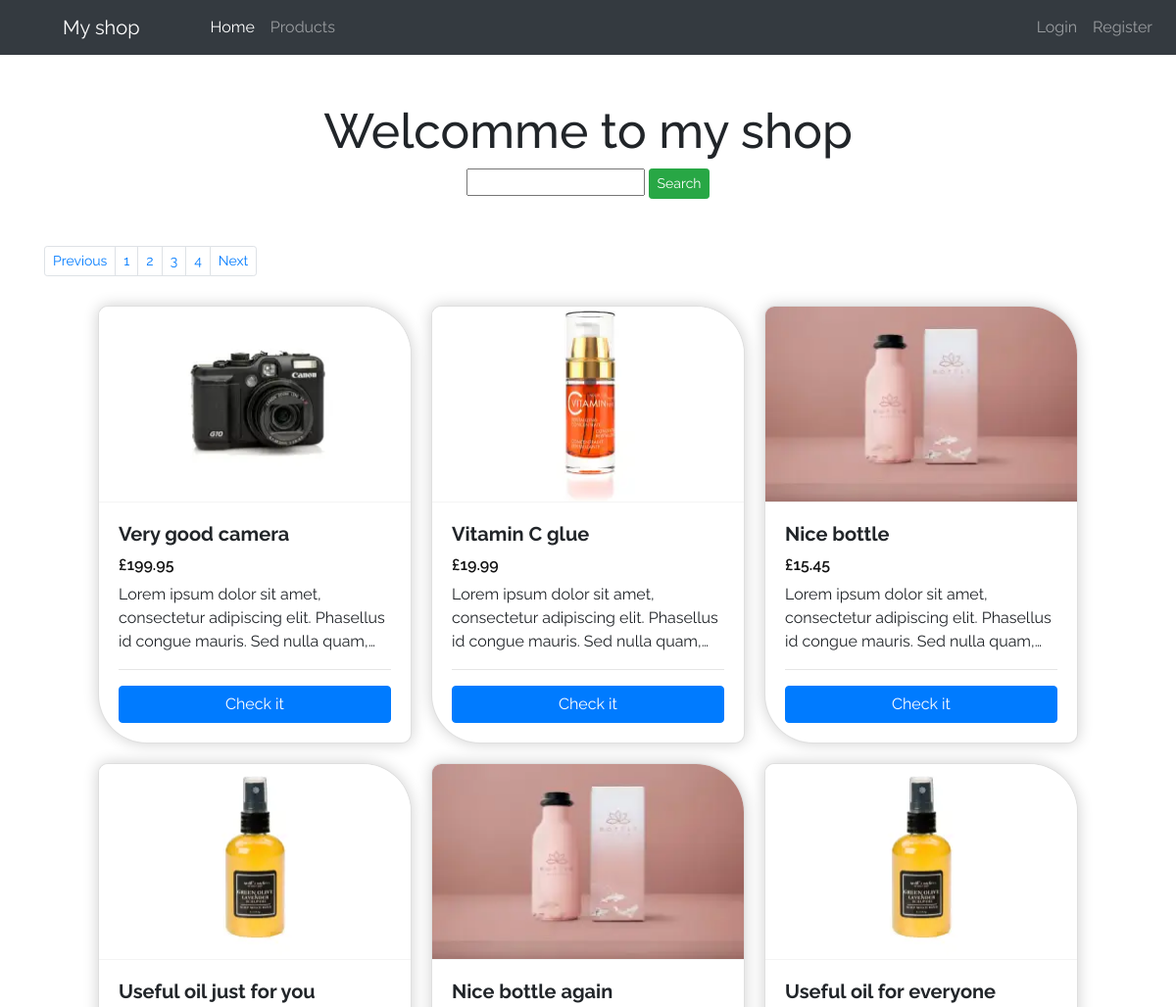
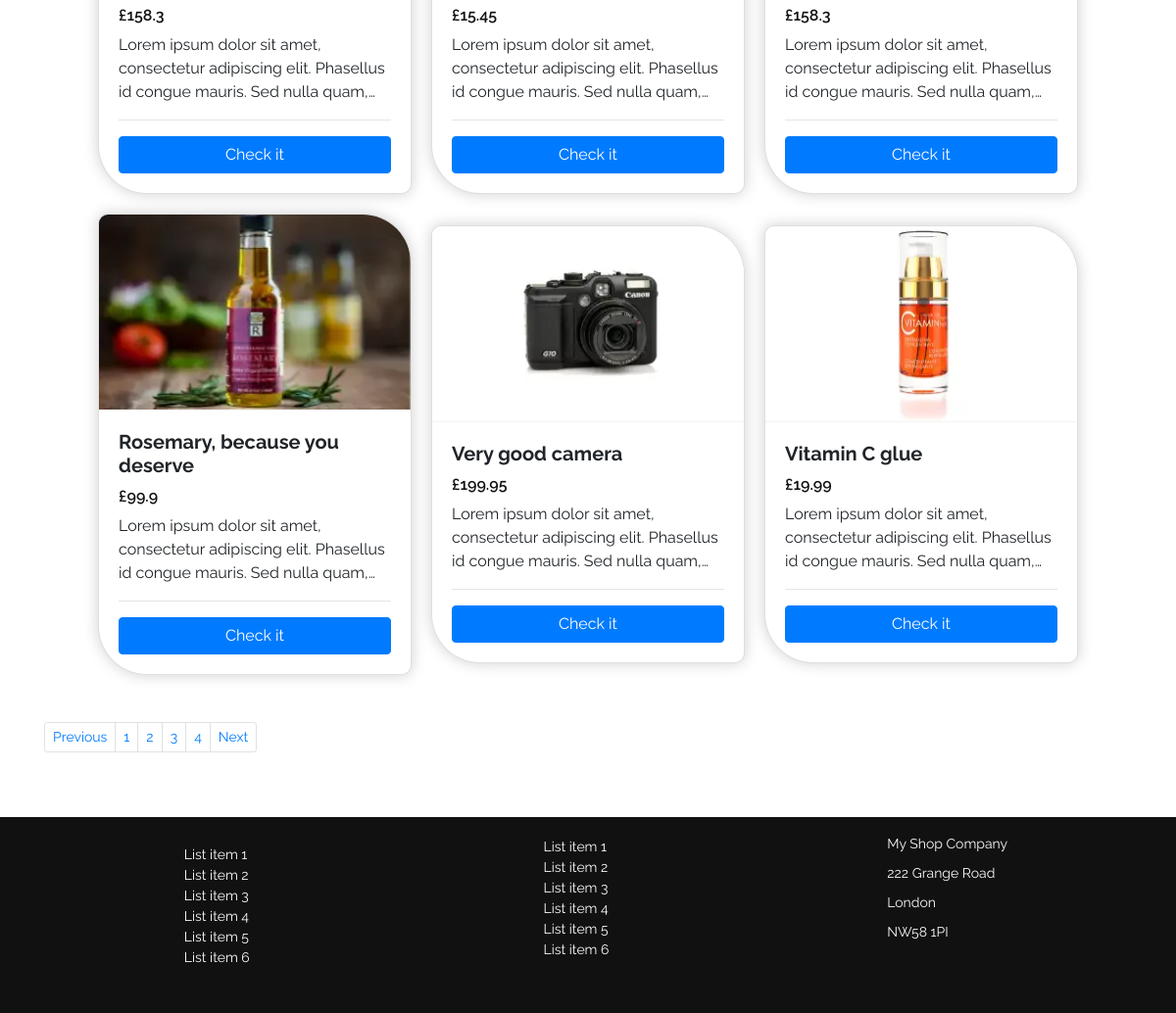
/products.php, run on the app's committed database (2 pictures, top to bottom).
### tables this page shows
CREATE TABLE `products` (
  `id` bigint(20) NOT NULL,
  `productname` varchar(255) NOT NULL,
  `description` longtext NOT NULL,
  `price` float NOT NULL,
  `image` text NOT NULL,
  `thumbImage` text NOT NULL,
  `created_at` datetime NOT NULL
);

### products.php (the view)
<?php include "header.php"; ?>
<?php
    include "backend/database.php";
    if (isset($_GET['pageNunber'])) {
        $pageNunber = $_GET['pageNunber'];
    } else {
        $pageNunber = 1;
    }
    $productsPerPage = 9;
    $offset = ($pageNunber-1) * $productsPerPage;
    $total_pages_sql = "SELECT COUNT(*) FROM products";
    $result = mysqli_query($con, $total_pages_sql);
    $total_rows = mysqli_fetch_array($result)[0];
    $totalPages = ceil($total_rows / $productsPerPage);
    $sql = "SELECT * FROM products LIMIT $offset, $productsPerPage";
    $result = $con->query($sql);
?>
<div class="container">
<h1 class="text-center">Welcomme to my shop</h1>
    <form action="searchCode.php" name="search" id="search"  method="get">
        <div class="searchDiv">
            <input type="text" name="search" id="search">
            <button type="submit" class="btn btn-sm btn-success">Search</button>
        </div>
    </form>
    <nav aria-label="Page navigation">
        <ul class="pagination pagination-sm justify-content-start mt-5">
            <li class="page-item">
            <a class="page-link" href="<?php if($pageNunber <= 1){ echo '#'; } else { echo "?pageNunber=".($pageNunber - 1); } ?>" tabindex="-1">Previous</a>
            </li>
            <?php
                for($i=1; $i <= $totalPages; $i += 1){
                    echo "<li class='page-item'><a class='page-link' href='?pageNunber={$i}'>{$i}</a></li>";
                }
            ?>
            <li class="page-item">
            <a class="page-link" href="<?php if($pageNunber >= $totalPages){ echo '#'; } else { echo "?pageNunber=".($pageNunber + 1); } ?>">Next</a>
            </li>
        </ul>
    </nav>
<div class="cards">
    <?php
        if ($result->num_rows > 0)
        {
            while($row = $result->fetch_assoc())
            {
               echo "<div class='card'>
                    <img class='card-img-top' src='{$row["thumbImage"]}' alt='{$row["productname"]}'>
                    <div class='card-body'>
                        <h5 class='card-title' style='font-weight: 700;'>{$row["productname"]}</h5>
                        <div class='price'>£{$row["price"]}</div>
                    <p class='card-text cardDescription'>{$row["description"]}</p>
                    <hr>
                        <form action='showproduct.php'  method='get'>
                            <input type='hidden' name='prodID' value='{$row["id"]}'>
                            <button type='submit' class='btn btn-primary w-100'>Check it</button>
                        </form>
                    </div>
                    </div>";
            }
        }
        else {
            echo "0 results";
        }
    ?>
</div>
<nav aria-label="Page navigation">
        <ul class="pagination pagination-sm justify-content-start mt-5">
            <li class="page-item">
            <a class="page-link" href="<?php if($pageNunber <= 1){ echo '#'; } else { echo "?pageNunber=".($pageNunber - 1); } ?>" tabindex="-1">Previous</a>
            </li>
            <?php
                for($i=1; $i <= $totalPages; $i += 1){
                    echo "<li class='page-item'><a class='page-link' href='?pageNunber={$i}'>{$i}</a></li>";
                }
            ?>
            <li class="page-item">
            <a class="page-link" href="<?php if($pageNunber >= $totalPages){ echo '#'; } else { echo "?pageNunber=".($pageNunber + 1); } ?>">Next</a>
            </li>
        </ul>
    </nav>
<?php include "footer.php"; ?>

### header.php (shortened to what this page needs)
<!DOCTYPE html>
<html lang="en">
<head>
    <link rel="stylesheet" href="https://cdn.jsdelivr.net/npm/bootstrap@4.5.3/dist/css/bootstrap.min.css">
    <link rel="stylesheet" href="css/style.css">
</head>
<body class="d-flex flex-column min-vh-100">
    <header>
        <nav class="navbar w-100 navbar-expand-sm navbar-dark bg-dark mb-5">
            <div class="collapse navbar-collapse" id="navbarDiv">
                <a class="navbar-brand px-5" href="index.php">My shop</a>
                <ul class="navbar-nav w-100 mr-auto mt-2 mt-lg-0">
                    <li class="nav-item active"><a class="nav-link" href="index.php">Home</a></li>
                    <li class="nav-item"><a class="nav-link" href="products.php">Products</a></li>
                    <?php if (isset($_SESSION["username"])){
                        echo "<li class='nav-item listItem dropdown'>";
                            echo "<a class='nav-link dropdown-toggle' href='#' role='button' data-toggle='dropdown' aria-haspopup='true' aria-expanded='false'>Hello " . $_SESSION["username"] . "!</a>";
                            echo "<div class='dropdown-menu' aria-labelledby='navbarDropdown'>";
                            echo "<a class='dropdown-item' href='user.php'>Profile</a>";
                            echo "<a class='dropdown-item' href='usercart.php'>Cart</a>";
                            echo "</div>";
                            echo "</li>";
                            echo "<li class='nav-item'>";
                            echo "<a class='nav-link' href='backend/logout.php'>Logout</a>";
                        }else{
                            echo "<li class='nav-item listItem'>";
                            echo "<a class='nav-link' href='login.php'>Login</a>";
                            echo "</li>";
                            echo "<li class='nav-item'><a class='nav-link' href='register.php'>Register</a></li>";
                        }
                    ?>
                </ul>
            </div>
        </nav>
    </header>
    <section id="content">

### footer.php (shortened to what this page needs)
</div>
    </section>
<footer class="mt-auto">
<div class="container">
    <div class="row d-flex justify-content-around">
        <div class="footerList_02 navbar navbar-dark">
            <ul class="navbar-nav">
                <li class="nav-item"><a href="#">List item 1</a></li>
                <li class="nav-item"><a href="#">List item 2</a></li>
                <li class="nav-item"><a href="#">List item 3</a></li>
                <li class="nav-item"><a href="#">List item 4</a></li>
                <li class="nav-item"><a href="#">List item 5</a></li>
                <li class="nav-item"><a href="#">List item 6</a></li>
            </ul>
        </div>
        <div class="footerList_01">
            <ul class="navbar-nav">
                <li class="nav-item"><a href="#">List item 1</a></li>
                <li class="nav-item"><a href="#">List item 2</a></li>
                <li class="nav-item"><a href="#">List item 3</a></li>
                <li class="nav-item"><a href="#">List item 4</a></li>
                <li class="nav-item"><a href="#">List item 5</a></li>
                <li class="nav-item"><a href="#">List item 6</a></li>
            </ul>
        </div>
        <div class="footerAddress">
            <p>My Shop Company</p>
            <p>222 Grange Road</p>
            <p>London</p>
            <p>NW58 1PI</p>
        </div>
    </div>
</div>
</footer>
</body>
</html>

### css/style.css (style rules this page uses)
:root { --font-h1: clamp(1.2rem, 4vw + .1rem, 3.5rem); --font-h2: clamp(1rem, 3vw + .1rem, 2.5rem); --font-p: clamp(.5rem, 1vw + .1rem, 1.5rem); --font-p-big: clamp(1rem, 1vw + .1rem, 1.5rem); }
* { padding: 0; margin: 0; box-sizing: border-box; }
body { font-family: 'Raleway', sans-serif; position: relative; }
h1 { font-size: var(--font-h1); }
a { color: #101010; text-decoration: none; }
.btn { white-space: nowrap; }
.searchDiv { width: fit-content; margin: 0 auto; }
#content { width: 100%; min-height: 60svh; margin-bottom: 50px; }
.listItem { margin-left: auto; }
.cards { display: flex; flex-direction: row; flex-wrap: wrap; justify-content: center; align-items: center; gap: 20px; margin-top: 30px; }
.card { position: relative; width: 20rem; flex-grow: 0; flex-shrink: 0; border-radius: 10px 50px 10px 50px; overflow: hidden; box-shadow: 0px 0px 15px #00000030; }
.price { font-size: 1rem; font-weight: 600; line-height: 100%; color: #111111; margin-bottom: 10px; }
.cardDescription { display: -webkit-box; -webkit-box-orient: vertical; -webkit-line-clamp: 3; overflow: hidden; }
.card-img-top { border-bottom: 1px solid #a3a3a320; }
.card-img-top, .card-img-top img { width: auto; max-height: 200px; aspect-ratio: 1 / 1; }
footer { width: 100%; min-height: 200px; position: relative; left: 0; bottom: 0; background: #111111; color: #FAFAFA; padding: 20px; font-size: 14px; }
footer p { line-height: 100%; }
footer ul li a { color: #FAFAFA; text-decoration: none; }

### data on the page
products: thumbImage (picture), productname "Very good camera", price "199.95", description "Lorem ipsum dolor sit amet, consectetur adipiscing elit. Phasellus id congue mauris. Sed nulla…"
products: thumbImage (picture), productname "Vitamin C glue", price "19.99", description "Lorem ipsum dolor sit amet, consectetur adipiscing elit. Phasellus id congue mauris. Sed nulla…"
products: thumbImage (picture), productname "Nice bottle", price "15.45", description "Lorem ipsum dolor sit amet, consectetur adipiscing elit. Phasellus id congue mauris. Sed nulla…"
products: thumbImage (picture), productname "Useful oil just for you", price "158.3", description "Lorem ipsum dolor sit amet, consectetur adipiscing elit. Phasellus id congue mauris. Sed nulla…"
products: thumbImage (picture), productname "Nice bottle again", price "15.45", description "Lorem ipsum dolor sit amet, consectetur adipiscing elit. Phasellus id congue mauris. Sed nulla…"
products: thumbImage (picture), productname "Useful oil for everyone", price "158.3", description "Lorem ipsum dolor sit amet, consectetur adipiscing elit. Phasellus id congue mauris. Sed nulla…"
products: thumbImage (picture), productname "Rosemary, because you deserve", price "99.9", description "Lorem ipsum dolor sit amet, consectetur adipiscing elit. Phasellus id congue mauris. Sed nulla…"
products: thumbImage (picture), productname "Very good camera", price "199.95", description "Lorem ipsum dolor sit amet, consectetur adipiscing elit. Phasellus id congue mauris. Sed nulla…"
products: thumbImage (picture), productname "Vitamin C glue", price "19.99", description "Lorem ipsum dolor sit amet, consectetur adipiscing elit. Phasellus id congue mauris. Sed nulla…"

### other printed values
$i "1"
$i "2"
$i "3"
$i "4"
